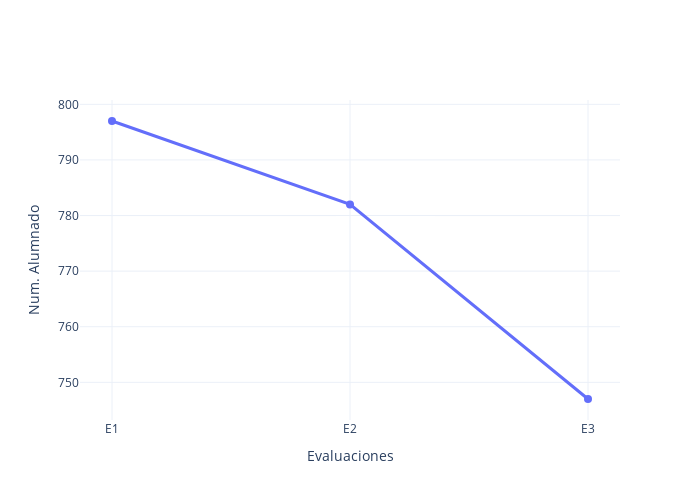
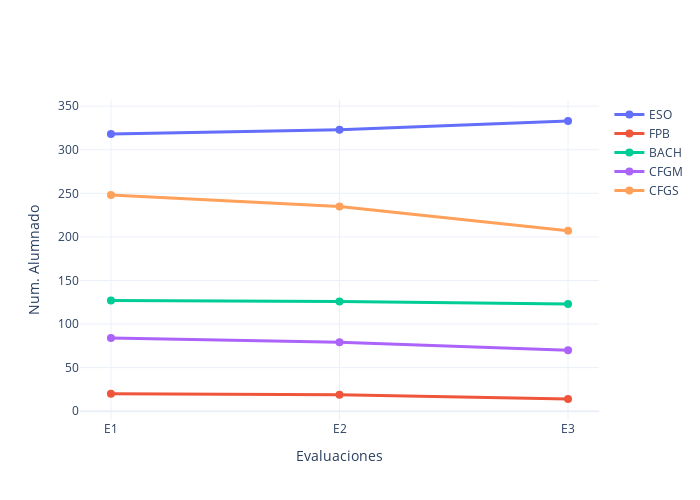
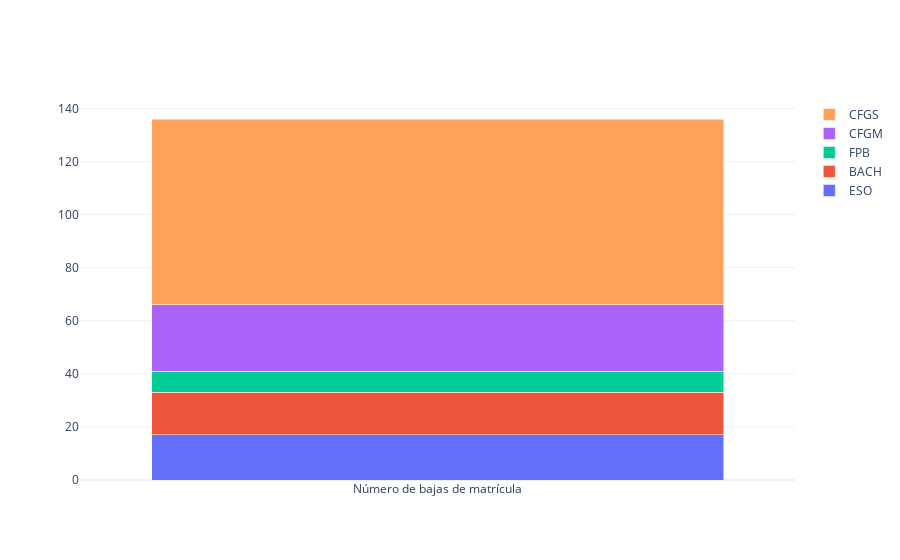

The notebook cell these images were saved under, in order:
### Markdown cell above
## Evolución del número de alumnado por etapas y evaluaciones

### Code cell
if EVALUATION == 3:
    myplotly.num_students_evolution_evaluations(df, [], years[-1]) 
    myplotly.num_students_evolution_evaluations(df, stages, years[-1], total=False) 
    series = {"ESO": [17], "BACH": [16], "FPB": [8], "CFGM": [25], "CFGS": [70]} # Datos 2021/22 Ekade >> Matrículas >> Relación de Matrículas (sólo matrículas finalizadas)
    myplotly.cbar(["Número de bajas de matrícula"], series, is_percentage=False, barmode="stack")

### Figure 1 — Plotly figure (JSON) as saved in the notebook; plotly's stock layout.template omitted (floating-point values rounded to 4 significant figures)
{"data": [{"hoverinfo": "name+text", "line": {"width": 3}, "marker": {"size": 8}, "name": "Total", "text": [797, 782, 747], "type": "scatter", "x": ["E1", "E2", "E3"], "y": [797, 782, 747]}], "layout": {"height": 500, "width": 700, "xaxis": {"title": {"text": "Evaluaciones"}}, "yaxis": {"title": {"text": "Num. Alumnado"}}}}

### Figure 2 — Plotly figure (JSON) as saved in the notebook; plotly's stock layout.template omitted (floating-point values rounded to 4 significant figures)
{"data": [{"hoverinfo": "name+text", "line": {"width": 3}, "marker": {"size": 8}, "name": "ESO", "text": [318, 323, 333], "type": "scatter", "x": ["E1", "E2", "E3"], "y": [318, 323, 333]}, {"hoverinfo": "name+text", "line": {"width": 3}, "marker": {"size": 8}, "name": "FPB", "text": [20, 19, 14], "type": "scatter", "x": ["E1", "E2", "E3"], "y": [20, 19, 14]}, {"hoverinfo": "name+text", "line": {"width": 3}, "marker": {"size": 8}, "name": "BACH", "text": [127, 126, 123], "type": "scatter", "x": ["E1", "E2", "E3"], "y": [127, 126, 123]}, {"hoverinfo": "name+text", "line": {"width": 3}, "marker": {"size": 8}, "name": "CFGM", "text": [84, 79, 70], "type": "scatter", "x": ["E1", "E2", "E3"], "y": [84, 79, 70]}, {"hoverinfo": "name+text", "line": {"width": 3}, "marker": {"size": 8}, "name": "CFGS", "text": [248, 235, 207], "type": "scatter", "x": ["E1", "E2", "E3"], "y": [248, 235, 207]}], "layout": {"height": 500, "width": 700, "xaxis": {"title": {"text": "Evaluaciones"}}, "yaxis": {"title": {"text": "Num. Alumnado"}}}}

### Figure 3 — Plotly figure (JSON) as saved in the notebook; plotly's stock layout.template omitted (floating-point values rounded to 4 significant figures)
{"data": [{"name": "ESO", "type": "bar", "x": ["Número de bajas de matrícula"], "y": [17]}, {"name": "BACH", "type": "bar", "x": ["Número de bajas de matrícula"], "y": [16]}, {"name": "FPB", "type": "bar", "x": ["Número de bajas de matrícula"], "y": [8]}, {"name": "CFGM", "type": "bar", "x": ["Número de bajas de matrícula"], "y": [25]}, {"name": "CFGS", "type": "bar", "x": ["Número de bajas de matrícula"], "y": [70]}], "layout": {"barmode": "stack"}}
